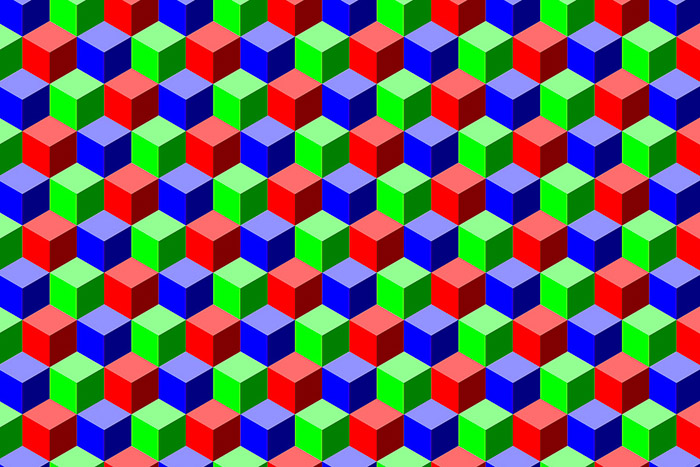
#> input picture Day3/Assignment/rgb.jpg, 700 x 467 px, found by its file name
$ jupyter execute FeatureExtraxction.ipynb
#> lines starting #> are read from the running program, lines starting #| are printed output that depends on the picture; after the words box and inside, x2 and y2 are one past the last pixel; in counts of white or black regions, pixels touching at a corner belong together
[cell 1]
import cv2
import numpy as np

[cell 2]
filter=cv2.imread('rgb.jpg')
#> filter is the input picture: shape (467, 700, 3); mean B, G, R 102.2, 98.5, 105.4
print(filter.size)
#| 980700
filter = cv2.resize(filter, (300,300))
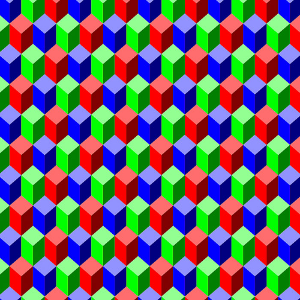
#> filter: shape (300, 300, 3); mean B, G, R 102.3, 98.6, 105.1
# It converts the BGR color space of image to HSV color space
hsv = cv2.cvtColor(filter, cv2.COLOR_BGR2HSV)
#> hsv: shape (300, 300, 3); mean H, S, V 67.5, 205.7, 208.8

# Threshold of blue in HSV space
lower_blue = np.array([35, 140, 60])         # blue - lower = 35
upper_blue = np.array([255, 255, 180])      #  blue - upper = 255
 # preparing the mask to overlay
mask = cv2.inRange(hsv, lower_blue, upper_blue)
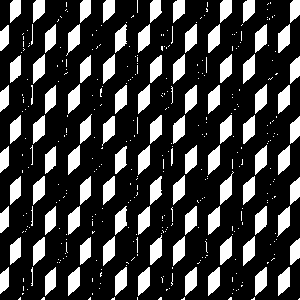
#> mask: shape (300, 300); 23.8% white; 392 white regions (295 under 20 px), largest, box (x1, y1, x2, y2) and area: (220, 171, 234, 205) 244, (66, 24, 80, 56) 242, (277, 206, 290, 237) 242

# The black region in the mask has the value of 0,
# so when multiplied with original image removes all non-blue regions
result = cv2.bitwise_and(filter, filter, mask = mask)
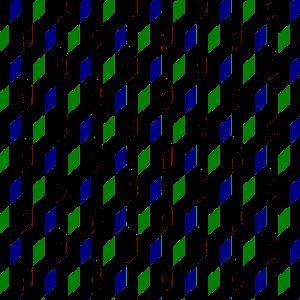
#> result: shape (300, 300, 3); mean B, G, R 14.8, 15.7, 2.8
cv2.imshow('Filtered',filter)
cv2.imshow('Masked',mask)
cv2.imshow('Result of bitwise',result)
cv2.waitKey(0)
cv2.destroyAllWindows()

# 1. Smoothing And Blurring
- Averaging
- Gaussian
- Median
- Bilateral

Blurring means that each pixel in the image is mixed in with its surrounding pixel intensities.<br>
This “mixture” of pixels in a neighborhood becomes our blurred pixel

Gaussian Blur
Blurring function needs a kernel

[cell 3]
img=cv2.imread('pt.jpg')
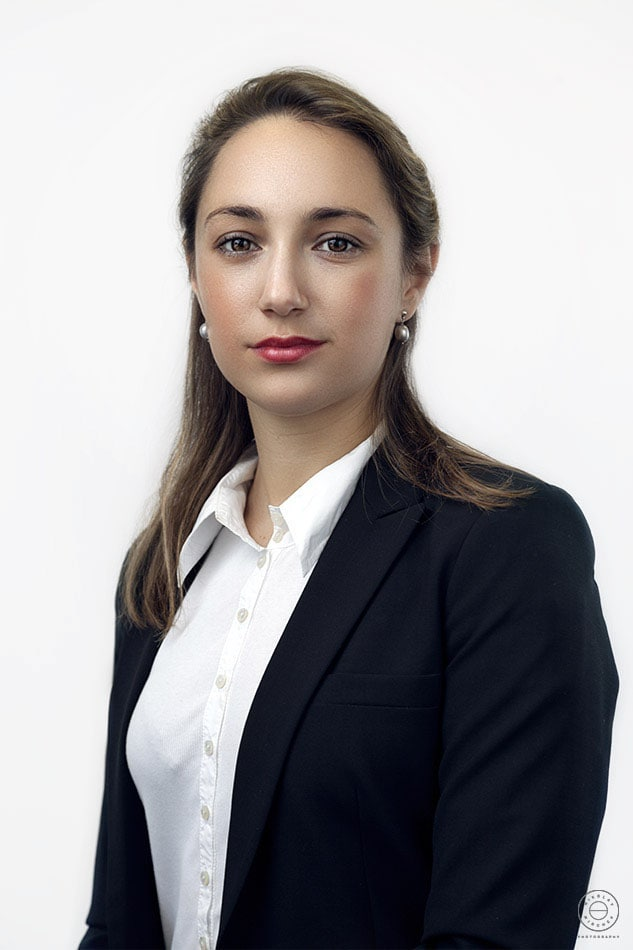
#> input picture Day3/pt.jpg, 633 x 950 px
#> img is the input picture: shape (950, 633, 3); mean B, G, R 155.5, 153.9, 156.8
gausImg=cv2.GaussianBlur(img,(9,9),0)

cv2.imshow('Normal',img)
cv2.imshow('Blurred',gausImg)
cv2.waitKey(0)
cv2.destroyAllWindows()

# 2. THRESHOLDING
<h3>Thresholding is the binarization of an image.</h3><br>
In general, we seek to convert a grayscale image to a binary image, where the pixels are either 0 or 255.<br>
A simple thresholding example would be selecting a pixel value p,<br>
and then setting all pixel intensities less than p to zero, <br>
and all pixel values greater than p to 255.<br>
In this way,we are able to create a binary representation of the image.

<b>Note: </b> Basically we provide a threshold value and everythin that is above that value whould be 255(maximum) and the values below it will be 0(minimum)

[cell 4]
''' Loading Image and Converting it into Grayscale '''
img=cv2.imread('pt.jpg',0)
#> img: shape (950, 633); min 0, max 255, mean 154.9
cv2.imshow('Image',img)

''' Performing Thresholding '''

ret, threshold = cv2.threshold(img, 127, 255, cv2.THRESH_BINARY)
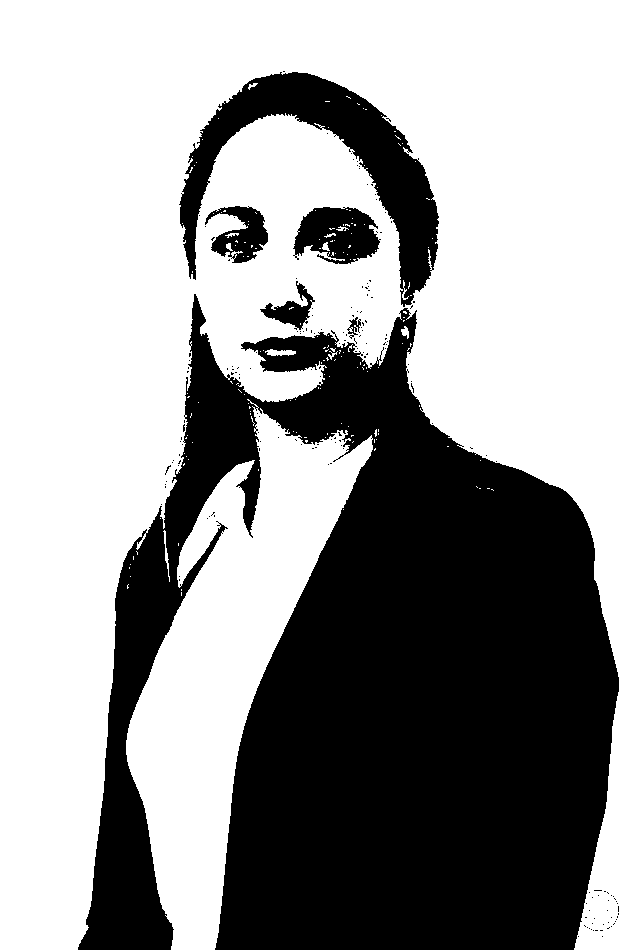
#> threshold: shape (950, 633); 61.6% white; 178 black regions (172 under 20 px), largest, box (x1, y1, x2, y2) and area: (78, 294, 619, 950) 207131, (179, 72, 439, 307) 17074, (293, 207, 381, 264) 3438, (205, 206, 268, 263) 1885, (260, 281, 315, 330) 952, (347, 317, 361, 339) 128
cv2.imshow('Threshold',threshold)
#cv2.threshold() expect src image as greyscale

cv2.waitKey(0)
cv2.destroyAllWindows()

# 3. Canny Edge Detection
Canny Edge Detection is a popular edge detection algorithm.<br>
It was developed by John F. Canny<br>
Edge detection is useful for finding boundaries of objects in an image<br>

<h3>Cv2.canny(img, min_value, max_value)</h3>

[cell 5]
img=cv2.imread('pt.jpg')
cv2.imshow('Normal',img)

edge=cv2.Canny(img,120,255)
#> edge: shape (950, 633); 2.2% white in thin lines or dots, all inside (x1, y1, x2, y2) = (78, 65, 620, 950)

cv2.imshow('Edged',edge)

cv2.waitKey(0)
cv2.destroyAllWindows()

Any gradient value larger than threshold2 is considered to be an edge.<br>
Any value below threshold1 is considered not to be an edge. <br>
Values in between threshold1 and threshold2 are either classified as edges or non-edges
based on how their intensities are “connected”.

[cell 6]
''' Edge Detection With Blurring '''
gaussian = cv2.GaussianBlur(img.copy(), (5,5), 0)
edge = cv2.Canny(gaussian, 120, 255)
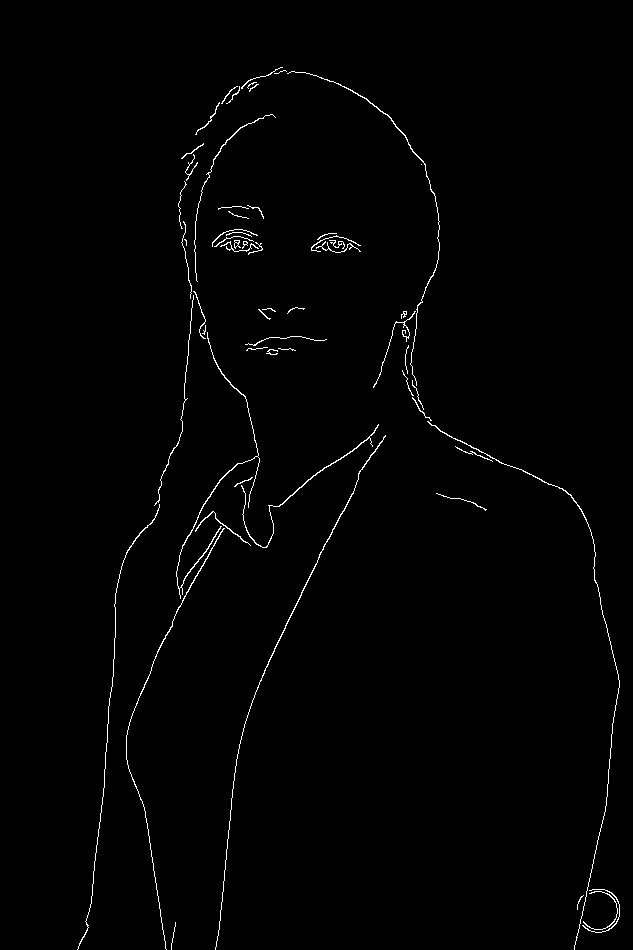
#> edge: shape (950, 633); 1% white in thin lines or dots, all inside (x1, y1, x2, y2) = (77, 67, 620, 950)
cv2.imshow('edge', edge)

cv2.waitKey(0)
cv2.destroyAllWindows()

# 4. Contours
OpenCV provides methods to find “curves” in an image, called contours.<br>
A contour is a curve of points, with no gaps in the curve, having same color or intensity <br>
Contours are extremely useful for such things as shape approximation and analysis.

''' cv2.findContours(img, retrieval_mode, approximation_mode)

    retrieval_mode : external - stores only extrnal contours
                     list     - stores all contours

    approximation method : chain approx none - stores all boundary points
                           chain approx simple - stores only start and ending points
'''

[cell 7]
img = cv2.imread('sp.jpeg')
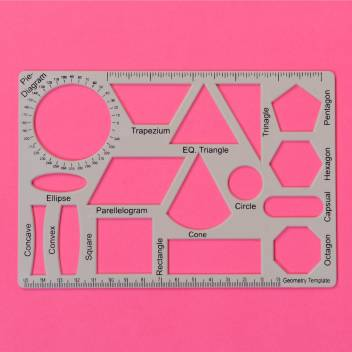
#> input picture Day3/sp.jpeg, 352 x 352 px
#> img is the input picture: shape (352, 352, 3); mean B, G, R 149.8, 115.9, 229.3
gray = cv2.cvtColor(img, cv2.COLOR_BGR2GRAY)
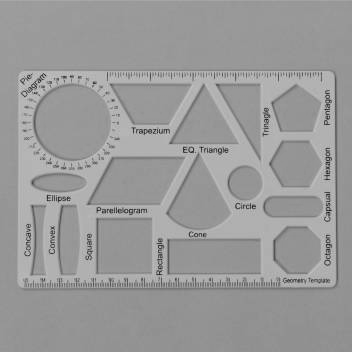
#> gray: shape (352, 352); min 16, max 211, mean 153.7
cv2.imshow('Normal',img)

# Finding Edges
edge = cv2.Canny(gray, 100, 200)
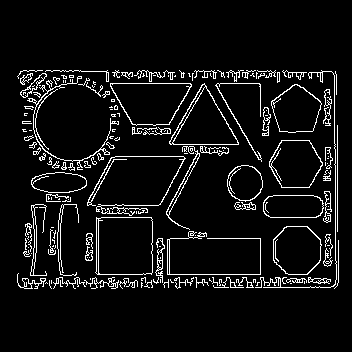
#> edge: shape (352, 352); 6.7% white in thin lines or dots, all inside (x1, y1, x2, y2) = (17, 70, 339, 289)
cv2.imshow('edge', edge)
cv2.waitKey(0)
cv2.destroyAllWindows()

[cell 8]
''' Returning only External Contours '''
contours, hierarchy = cv2.findContours(edge, cv2.RETR_EXTERNAL, cv2.CHAIN_APPROX_NONE)
#> contours = 167 contours, 127 with area under 20; largest, box (x1, y1, x2, y2) and area: (95, 217, 153, 275) 3174, (110, 83, 192, 126) 2476, (169, 83, 239, 145) 2220, (269, 140, 323, 188) 1931, (273, 226, 322, 275) 1908
print('Numbers of contours are : ', len(contours))
#| Numbers of contours are :  167
cv2.drawContours(img, contours, -1, (0, 0, 255), 3)
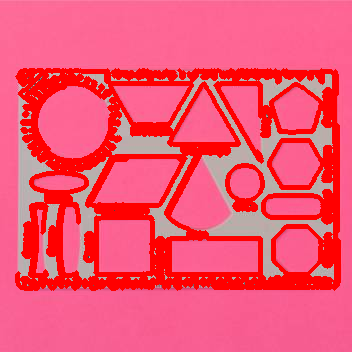
#> img: shape (352, 352, 3); mean B, G, R 114.6, 83.5, 244.9
cv2.imshow('Image',img)

cv2.waitKey(0)
cv2.destroyAllWindows()
